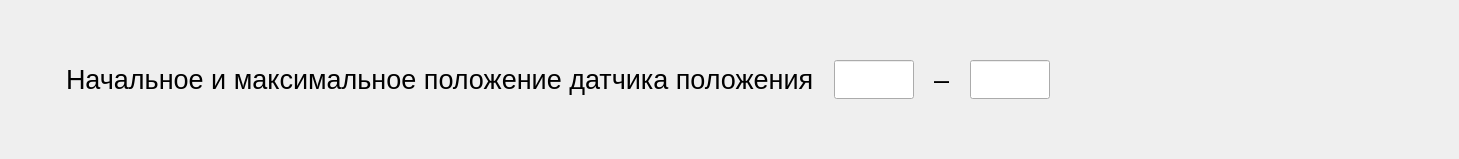
     <widget class="QWidget" name="tab">
      <attribute name="title">
       <string>Датчик ленейных перемещений</string>
      </attribute>
      <layout class="QVBoxLayout" name="verticalLayout_5">
       <item>
        <spacer name="verticalSpacer_3">
         <property name="orientation">
          <enum>Qt::Orientation::Vertical</enum>
         </property>
         <property name="sizeHint" stdset="0">
          <size>
           <width>20</width>
           <height>40</height>
          </size>
         </property>
        </spacer>
       </item>
       <item>
        <layout class="QHBoxLayout" name="horizontalLayout_8">
         <item>
          <spacer name="horizontalSpacer_3">
           <property name="orientation">
            <enum>Qt::Orientation::Horizontal</enum>
           </property>
           <property name="sizeHint" stdset="0">
            <size>
             <width>6</width>
             <height>20</height>
            </size>
           </property>
          </spacer>
         </item>
         <item>
          <spacer name="horizontalSpacer_6">
           <property name="orientation">
            <enum>Qt::Orientation::Horizontal</enum>
           </property>
           <property name="sizeHint" stdset="0">
            <size>
             <width>40</width>
             <height>20</height>
            </size>
           </property>
          </spacer>
         </item>
         <item>
          <widget class="QWidget" name="widget_crossingLimits_spring_2" native="true">
           <property name="font">
            <font>
             <pointsize>20</pointsize>
            </font>
           </property>
           <layout class="QHBoxLayout" name="horizontalLayout_11">
            <property name="spacing">
             <number>20</number>
            </property>
            <item>
             <widget class="QLabel" name="label">
              <property name="text">
               <string>Начальное и максимальное положение датчика положения</string>
              </property>
             </widget>
            </item>
            <item>
             <widget class="QLineEdit" name="lineEdit_linearMin">
              <property name="sizePolicy">
               <sizepolicy hsizetype="Preferred" vsizetype="Fixed">
                <horstretch>0</horstretch>
                <verstretch>0</verstretch>
               </sizepolicy>
              </property>
              <property name="minimumSize">
               <size>
                <width>80</width>
                <height>0</height>
               </size>
              </property>
              <property name="maximumSize">
               <size>
                <width>50</width>
                <height>16777215</height>
               </size>
              </property>
              <property name="font">
               <font>
                <pointsize>20</pointsize>
               </font>
              </property>
              <property name="alignment">
               <set>Qt::AlignmentFlag::AlignCenter</set>
              </property>
             </widget>
            </item>
            <item>
             <widget class="QLabel" name="label_crossingLimits_spring_2">
              <property name="font">
               <font>
                <pointsize>20</pointsize>
               </font>
              </property>
              <property name="text">
               <string>–</string>
              </property>
             </widget>
            </item>
            <item>
             <widget class="QLineEdit" name="lineEdit_linearMax">
              <property name="sizePolicy">
               <sizepolicy hsizetype="Preferred" vsizetype="Fixed">
                <horstretch>0</horstretch>
                <verstretch>0</verstretch>
               </sizepolicy>
              </property>
              <property name="minimumSize">
               <size>
                <width>80</width>
                <height>0</height>
               </size>
              </property>
              <property name="maximumSize">
               <size>
                <width>50</width>
                <height>16777215</height>
               </size>
              </property>
              <property name="font">
               <font>
                <pointsize>20</pointsize>
               </font>
              </property>
              <property name="alignment">
               <set>Qt::AlignmentFlag::AlignCenter</set>
              </property>
             </widget>
            </item>
            <item>
             <spacer name="horizontalSpacer_crossingLimits_spring_2">
              <property name="font">
               <font>
                <pointsize>20</pointsize>
               </font>
              </property>
              <property name="orientation">
               <enum>Qt::Orientation::Horizontal</enum>
              </property>
              <property name="sizeHint" stdset="0">
               <size>
                <width>40</width>
                <height>20</height>
               </size>
              </property>
             </spacer>
            </item>
           </layout>
          </widget>
         </item>
         <item>
          <spacer name="horizontalSpacer_5">
           <property name="orientation">
            <enum>Qt::Orientation::Horizontal</enum>
           </property>
           <property name="sizeHint" stdset="0">
            <size>
             <width>349</width>
             <height>20</height>
            </size>
           </property>
          </spacer>
         </item>
        </layout>
       </item>
       <item>
        <spacer name="verticalSpacer_4">
         <property name="orientation">
          <enum>Qt::Orientation::Vertical</enum>
         </property>
         <property name="sizeHint" stdset="0">
          <size>
           <width>20</width>
           <height>40</height>
          </size>
         </property>
        </spacer>
       </item>
      </layout>
     </widget>
